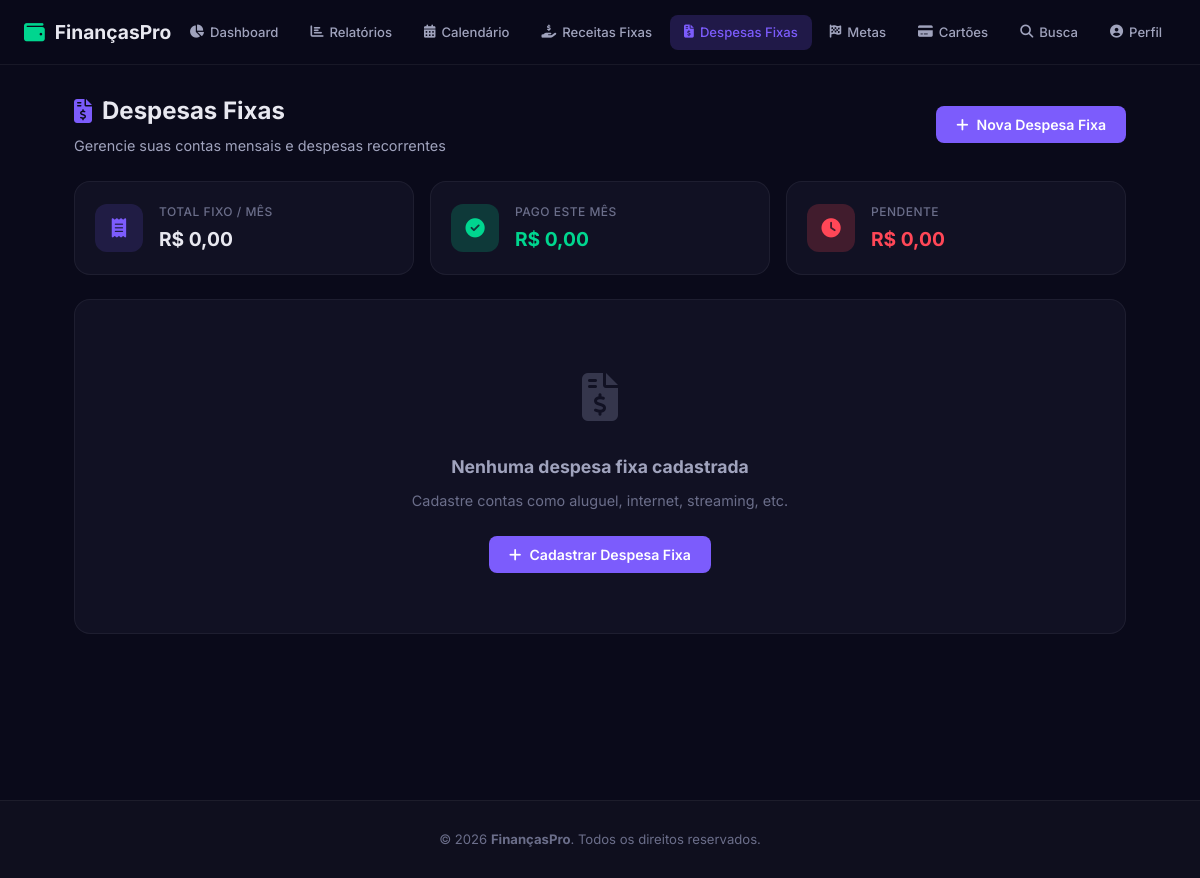
The app's page /transacoes-fixas/despesa, older data.
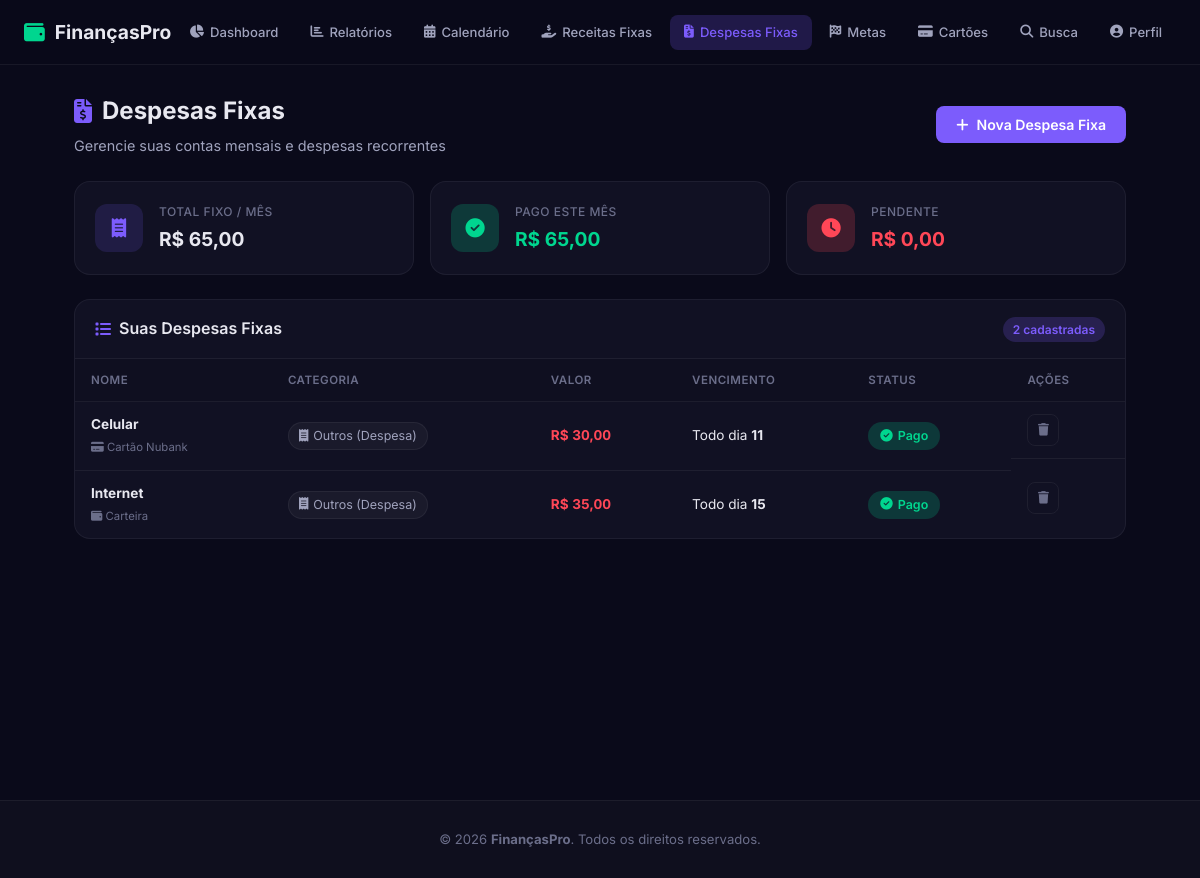
The same page, newer data.
### app.py (models this page shows, shortened)
class TransacaoFixa(db.Model):
    __tablename__ = 'transacao_fixa'
    id = db.Column(db.Integer, primary_key=True)
    nome = db.Column(db.String(100), nullable=False)
    valor = db.Column(db.Float, nullable=False)
    tipo = db.Column(db.String(10), nullable=False, default='despesa') # 'receita' ou 'despesa'
    dia_vencimento = db.Column(db.Integer, nullable=False)  # 1-31
    categoria_id = db.Column(db.Integer, db.ForeignKey('categoria.id'), nullable=True)
    conta_id = db.Column(db.Integer, db.ForeignKey('conta.id'), nullable=True)
    ativo = db.Column(db.Boolean, default=True)
    usuario_id = db.Column(db.Integer, db.ForeignKey('usuario.id'), nullable=False)
    pagamentos_json = db.Column(db.Text, default='{}')
    @property
    def pagamentos(self):
        try:
            return json.loads(self.pagamentos_json or '{}')
        except (json.JSONDecodeError, TypeError):
            return {}
    def pago_no_mes(self, ano, mes):
        chave = f"{ano}-{mes:02d}"
        return self.pagamentos.get(chave, False)
    @property
    def status_atual(self):
        hoje = date.today()
        if self.pago_no_mes(hoje.year, hoje.month):
            return 'pago'
        if hoje.day > self.dia_vencimento:
            return 'atrasado'
        if hoje.day >= self.dia_vencimento - 3:
            return 'proximo'
        return 'pendente'
    @property
    def categoria_nome(self):
        if self.categoria_rel:
            return self.categoria_rel.nome
        return 'Sem categoria'

class Conta(db.Model):
    id = db.Column(db.Integer, primary_key=True)
    nome = db.Column(db.String(100), nullable=False)
    tipo = db.Column(db.String(30), nullable=False)  # corrente, poupanca, cartao, dinheiro, investimento
    saldo_inicial = db.Column(db.Float, default=0.0)
    cor = db.Column(db.String(7), default='#7c5cfc')
    icone = db.Column(db.String(30), default='fa-wallet')
    ativo = db.Column(db.Boolean, default=True)
    usuario_id = db.Column(db.Integer, db.ForeignKey('usuario.id'), nullable=False)
    transacoes = db.relationship('Transacao', backref='conta', lazy=True)
    transacoes_fixas = db.relationship('TransacaoFixa', backref='conta', lazy=True)

class Categoria(db.Model):
    id = db.Column(db.Integer, primary_key=True)
    nome = db.Column(db.String(50), nullable=False)
    tipo = db.Column(db.String(10), nullable=False)  # 'receita', 'despesa', 'ambos'
    icone = db.Column(db.String(30), default='fa-tag')
    cor = db.Column(db.String(7), default='#7c5cfc')
    usuario_id = db.Column(db.Integer, db.ForeignKey('usuario.id'), nullable=False)
    transacoes = db.relationship('Transacao', backref='categoria_rel', lazy=True)
    transacoes_fixas = db.relationship('TransacaoFixa', backref='categoria_rel', lazy=True)
    orcamentos = db.relationship('Orcamento', backref='categoria_rel', lazy=True)

### app.py (the view)
@app.route('/transacoes-fixas/<tipo>')
def transacoes_fixas(tipo):
    usuario = get_user()
    if tipo not in ('receita', 'despesa'):
        tipo = 'despesa'
    transacoes = TransacaoFixa.query.filter_by(usuario_id=usuario.id, tipo=tipo).order_by(TransacaoFixa.dia_vencimento).all()
    categorias = Categoria.query.filter_by(usuario_id=usuario.id, tipo=tipo).all()
    contas = Conta.query.filter_by(usuario_id=usuario.id, ativo=True).all()
    hoje = date.today()
    total_fixo = sum(d.valor for d in transacoes if d.ativo)
    total_pago = sum(d.valor for d in transacoes if d.ativo and d.pago_no_mes(hoje.year, hoje.month))
    total_pendente = total_fixo - total_pago
    return render_template('transacoes_fixas.html',
                           despesas=transacoes,
                           categorias=categorias,
                           contas=contas,
                           hoje=hoje,
                           tipo=tipo,
                           total_fixo=total_fixo,
                           total_pago=total_pago,
                           total_pendente=total_pendente)

### app.py (called while the page is built, shortened)
def get_user():
    usuario = Usuario.query.first()
    return usuario

@app.context_processor
def inject_user():
    return dict(usuario=get_user())

@app.template_filter('brl')
def format_brl(value):
    try:
        return f"R$ {value:,.2f}".replace(',', 'X').replace('.', ',').replace('X', '.')
    except (ValueError, TypeError):
        return "R$ 0,00"

### templates/transacoes_fixas.html (shortened to what this page needs)
{% extends 'base.html' %}
{% block content %}
<section class="page-section">
    <div class="page-header">
        <div>
            <h1><i
                    class="fas {% if tipo == 'receita' %}fa-hand-holding-usd{% else %}fa-file-invoice-dollar{% endif %}"></i>
                {% if tipo == 'receita' %}Receitas Fixas{% else %}Despesas Fixas{% endif %}</h1>
            <p class="page-subtitle">Gerencie suas {% if tipo == 'receita' %}receitas mensais{% else %}contas mensais e
                despesas recorrentes{% endif %}</p>
        </div>
        <button class="btn btn-primary" onclick="openModal('addDespesaModal')">
            <i class="fas fa-plus"></i> {% if tipo == 'receita' %}Nova Receita Fixa{% else %}Nova Despesa Fixa{% endif
            %}
        </button>
    </div>
    <div class="stats-grid stats-grid-3">
        <div class="stat-card">
            <div class="stat-icon" style="background: rgba(124, 92, 252, 0.15); color: #7c5cfc;">
                <i class="fas fa-receipt"></i>
            </div>
            <div class="stat-info">
                <span class="stat-label">Total Fixo / Mês</span>
                <span class="stat-value">{{ total_fixo|brl }}</span>
            </div>
        </div>
        <div class="stat-card">
            <div class="stat-icon stat-icon-green">
                <i class="fas fa-check-circle"></i>
            </div>
            <div class="stat-info">
                <span class="stat-label">{% if tipo == 'receita' %}Recebido{% else %}Pago{% endif %} este Mês</span>
                <span class="stat-value text-green">{{ total_pago|brl }}</span>
            </div>
        </div>
        <div class="stat-card">
            <div class="stat-icon stat-icon-red">
                <i class="fas fa-clock"></i>
            </div>
            <div class="stat-info">
                <span class="stat-label">Pendente</span>
                <span class="stat-value text-red">{{ total_pendente|brl }}</span>
            </div>
        </div>
    </div>
    {% if despesas %}
    <div class="table-card">
        <div class="table-header">
            <h2><i class="fas fa-list"></i> Suas {% if tipo == 'receita' %}Receitas Fixas{% else %}Despesas Fixas{%
                endif %}</h2>
            <span class="badge">{{ despesas|length }} cadastradas</span>
        </div>
        <div class="table-responsive">
            <table class="data-table">
                <thead>
                    <tr>
                        <th>Nome</th>
                        <th>Categoria</th>
                        <th>Valor</th>
                        <th>Vencimento</th>
                        <th>Status</th>
                        <th>Ações</th>
                    </tr>
                </thead>
                <tbody>
                    {% for d in despesas %}
                    <tr class="fade-in-row">
                        <td>
                            <strong>{{ d.nome }}</strong>
                            {% if d.conta %}
                            <br><small class="text-muted"><i class="fas {{ d.conta.icone }}"></i> {{ d.conta.nome
                                }}</small>
                            {% endif %}
                        </td>
                        <td>
                            {% if d.categoria_rel %}
                            <span class="cat-badge">
                                <i class="fas {{ d.categoria_rel.icone }}" style="color: {{ d.categoria_rel.cor }}"></i>
                                {{ d.categoria_nome }}
                            </span>
                            {% else %}
                            <span class="cat-badge">—</span>
                            {% endif %}
                        </td>
                        <td class="td-valor {% if tipo == 'receita' %}text-green{% else %}text-red{% endif %}">{{
                            d.valor|brl }}</td>
                        <td>Todo dia <strong>{{ d.dia_vencimento }}</strong></td>
                        <td>
                            {% set status = d.status_atual %}
                            <span class="status-badge status-{{ status }}">
                                {% if status == 'pago' %}
                                <i class="fas fa-check-circle"></i> Pago
                                {% elif status == 'atrasado' %}
                                <i class="fas fa-exclamation-circle"></i> Atrasado
                                {% elif status == 'proximo' %}
                                <i class="fas fa-clock"></i> Próximo
                                {% else %}
                                <i class="fas fa-hourglass-half"></i> Pendente
                                {% endif %}
                            </span>
                        </td>
                        <td class="td-actions">
                            <form action="{{ url_for('excluir_transacao_fixa', id=d.id) }}" method="POST"
                                class="inline-form" onsubmit="return confirm('Excluir {{ d.nome }}?')">
                                <button type="submit" class="btn-icon btn-icon-delete" title="Excluir">
                                    <i class="fas fa-trash"></i>
                                </button>
                            </form>
                        </td>
                    </tr>
                    {% endfor %}
                </tbody>
            </table>
        </div>
    </div>
    {% else %}
    <div class="empty-state-page">
        <div class="empty-icon"><i
                class="fas {% if tipo == 'receita' %}fa-hand-holding-usd{% else %}fa-file-invoice-dollar{% endif %}"></i>
        </div>
        <h3>Nenhuma {% if tipo == 'receita' %}receita{% else %}despesa{% endif %} fixa cadastrada</h3>
        <p>Cadastre {% if tipo == 'receita' %}salários, rendas extras, etc.{% else %}contas como aluguel, internet,
            streaming, etc.{% endif %}</p>
        <button class="btn btn-primary" onclick="openModal('addDespesaModal')">
            <i class="fas fa-plus"></i> Cadastrar {% if tipo == 'receita' %}Receita Fixa{% else %}Despesa Fixa{% endif
            %}
        </button>
    </div>
    {% endif %}
</section>
{% endblock %}

### templates/base.html (shortened to what this page needs)
<!DOCTYPE html>
<html lang="pt-br" data-theme="{{ usuario.tema }}">
<head>
    <link rel="stylesheet" href="https://cdnjs.cloudflare.com/ajax/libs/font-awesome/6.5.1/css/all.min.css">
    <link rel="stylesheet" href="{{ url_for('static', filename='style.css') }}">
</head>
<body>
    <nav class="navbar" id="navbar">
        <div class="nav-container">
            <a href="{{ url_for('home') }}" class="nav-logo">
                <i class="fas fa-wallet"></i>
                <span>FinançasPro</span>
            </a>
            <ul class="nav-links" id="navLinks">
                <li><a href="{{ url_for('dashboard') }}"
                        class="{% if request.endpoint == 'dashboard' %}nav-active{% endif %}"><i
                            class="fas fa-chart-pie"></i> Dashboard</a></li>
                <li><a href="{{ url_for('relatorios') }}"
                        class="{% if request.endpoint == 'relatorios' %}nav-active{% endif %}"><i
                            class="fas fa-chart-bar"></i> Relatórios</a></li>
                <li><a href="{{ url_for('calendario') }}"
                        class="{% if request.endpoint == 'calendario' %}nav-active{% endif %}"><i
                            class="fas fa-calendar-alt"></i> Calendário</a></li>
                <li><a href="{{ url_for('transacoes_fixas', tipo='receita') }}"
                        class="{% if request.endpoint == 'transacoes_fixas' and request.view_args.get('tipo') == 'receita' %}nav-active{% endif %}"><i
                            class="fas fa-hand-holding-usd"></i> Receitas Fixas</a></li>
                <li><a href="{{ url_for('transacoes_fixas', tipo='despesa') }}"
                        class="{% if request.endpoint == 'transacoes_fixas' and request.view_args.get('tipo') == 'despesa' %}nav-active{% endif %}"><i
                            class="fas fa-file-invoice-dollar"></i> Despesas Fixas</a></li>
                <li><a href="{{ url_for('metas') }}"
                        class="{% if request.endpoint == 'metas' %}nav-active{% endif %}"><i
                            class="fas fa-flag-checkered"></i> Metas</a></li>
                <li><a href="{{ url_for('cartoes') }}"
                        class="{% if request.endpoint == 'cartoes' %}nav-active{% endif %}"><i
                            class="fas fa-credit-card"></i> Cartões</a></li>
                <li><a href="{{ url_for('busca') }}"
                        class="{% if request.endpoint == 'busca' %}nav-active{% endif %}"><i class="fas fa-search"></i>
                        Busca</a></li>
                <li><a href="{{ url_for('perfil') }}"
                        class="{% if request.endpoint == 'perfil' %}nav-active{% endif %}"><i
                            class="fas fa-user-circle"></i> Perfil</a></li>
            </ul>
        </div>
    </nav>
    <main class="main-content">
        {% block content %}{% endblock %}
    </main>
    <footer class="footer">
        <div class="footer-container">
            <p>&copy; 2026 <strong>FinançasPro</strong>. Todos os direitos reservados.</p>
        </div>
    </footer>
</body>
</html>

Row changes from the older to the newer data that the page shows:
added TransacaoFixa: nome "Celular", conta.nome "Cartão Nubank", categoria_nome "Outros (Despesa)", valor|brl "R$ 30,00", dia_vencimento "11"
added TransacaoFixa: nome "Internet", conta.nome "Carteira", categoria_nome "Outros (Despesa)", valor|brl "R$ 35,00", dia_vencimento "15"
Text that changed along with them:
{{ total_fixo|brl }}: "R$ 0,00" → "R$ 65,00"
{{ total_pago|brl }}: "R$ 0,00" → "R$ 65,00"
{{ despesas|length }}: (not shown) → "2"
text no longer shown: "Nenhuma despesa fixa cadastrada Cadastre contas como aluguel, internet, streaming, etc. Cadastrar Despesa Fixa"
text now shown: "Suas Despesas Fixas cadastradas NOME CATEGORIA VALOR VENCIMENTO STATUS AÇÕES"
